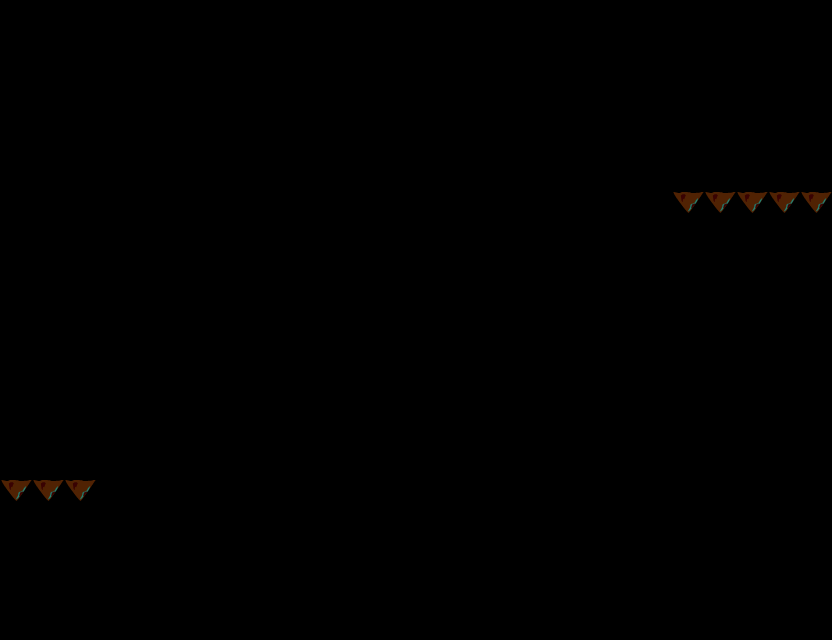

A level layout from a 2D game, rendered from its tile map. Below: a short description, then the map file with tile-grid data replaced by summaries:
An orthogonal 26x20 tile map with 32x32 px tiles, 1 tile layer (Floor), 2 tilesets and 17 objects (end, start).

<map version="1.0" orientation="orthogonal" width="26" height="20" tilewidth="32" tileheight="32">
 <tileset firstgid="1" name="transparent" tilewidth="32" tileheight="32">
  <image source="Tiles/transparent.png" trans="ff00ff" width="32" height="32" />
 </tileset>
 <tileset firstgid="2" name="tilesheet" tilewidth="32" tileheight="32">
  <image source="Tiles/tilesheet.png" trans="ff00ff" width="160" height="32" />
 </tileset>
 <layer name="Floor" width="26" height="20">
  <data>[520 cells, 23 non-empty, 2 distinct tile ids]</data>
 </layer>
 <objectgroup name="Collision" width="26" height="20">
  <object x="0" y="480" width="96" height="16" />
  <object x="160" y="512" width="32" height="16" />
  <object x="192" y="544" width="32" height="16" />
  <object x="224" y="576" width="96" height="16" />
  <object x="320" y="480" width="32" height="16" />
  <object x="352" y="384" width="32" height="16" />
  <object x="384" y="288" width="32" height="16" />
  <object x="416" y="192" width="32" height="16" />
  <object x="448" y="96" width="32" height="16" />
  <object x="480" y="64" width="96" height="16" />
  <object x="576" y="96" width="32" height="16" />
  <object x="608" y="128" width="32" height="16" />
  <object x="672" y="192" width="160" height="16" />
  <object x="-44" y="56" width="42" height="547" />
  <object x="835" y="33" width="45" height="559" />
 </objectgroup>
 <objectgroup name="Nodes" width="26" height="20">
  <object name="end" x="717" y="149" width="14" height="12" />
  <object name="start" x="36" y="420" width="24" height="31" />
 </objectgroup>
</map>
